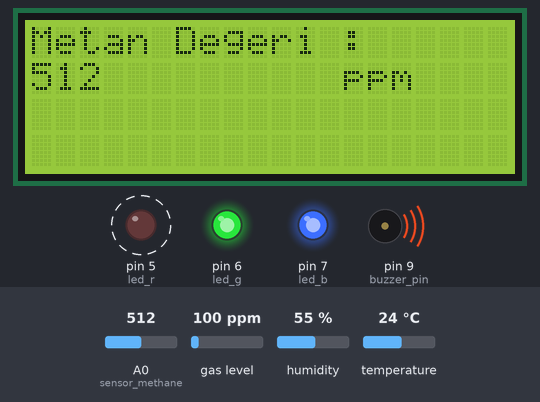
Simulated run of this sketch. Board: Arduino Uno, built with avr-gcc and run on an emulated ATmega328P. On the bench: 20×4 character LCD, output pins drawn as LEDs (lit = HIGH), buzzer (waves = sounding). Dashed ring = blinking. The test bench sets the inputs (shaded band); at power-on: A0 (sensor_methane) = 512, gas level 100 ppm, temperature 24 °C, humidity 55 %.

Above: at 7.2 s.
7.3 s: A0 (sensor_methane) set to 489
At 8.8 s:
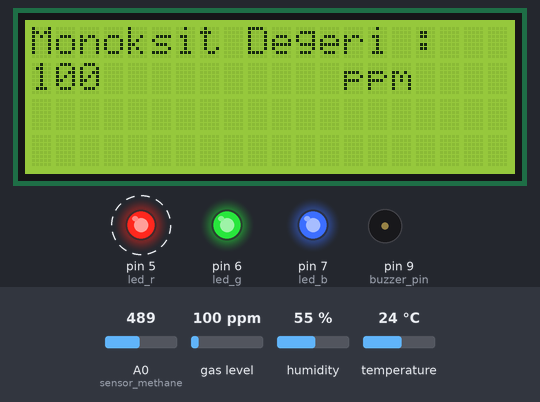
11.8 s: gas level set to 54 ppm
At 12.8 s:
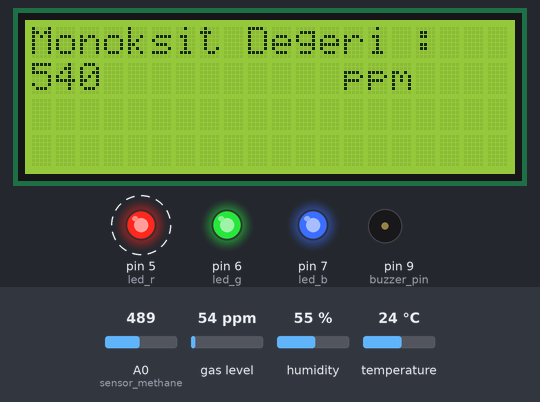
13.8 s: gas level set to 46 ppm
At 16.3 s:
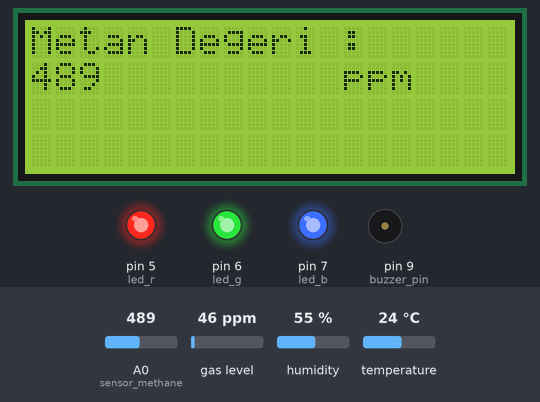
16.4 s: temperature set to 12 °C
At 20.8 s:
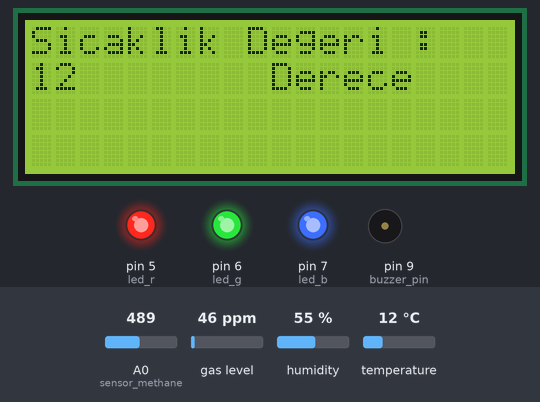
20.9 s: humidity set to 22 %
At 24.1 s:
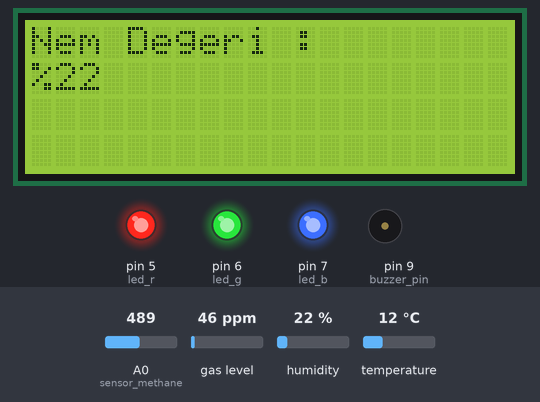
25.4 s: A0 (sensor_methane) set to 716
At 29.3 s:
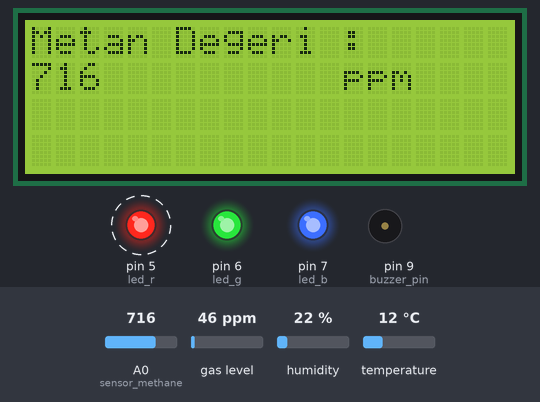
Timing chart, 0 to 30.9 s (numbered marks = the images above; inputs shaded):
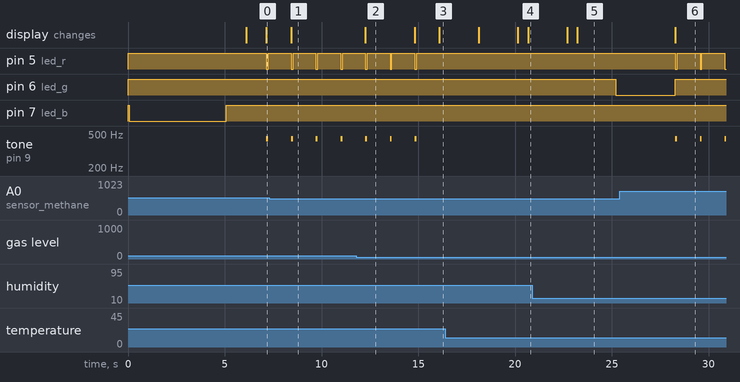

Measured:
- the behaviour switches between 500 and 499 on A0 (sensor_methane) (found by bisection; images 0 and 1)
- the behaviour switches between 51 and 50 ppm on gas level (found by bisection; images 2 and 3)
- after the input at 7.3 s, the display: changes after 1.1 s (image 1)
- after the input at 11.8 s, the display: changes after 0.46 s (image 2)
- after the input at 13.8 s, the display: first changes after 1.0 s (image 3 shows a later state)
- after the input at 25.4 s, pin 5 (led_r): alternates HIGH for 1.2 s and LOW for 0.10 s, starting after 2.9 s; pin 6 (led_g): LOW → HIGH after 2.9 s; tone on pin 9 (buzzer_pin): alternates 440 Hz for 0.10 s and silent for 1.2 s, starting after 2.9 s
- by itself, pin 5 (led_r): alternates HIGH for 1.2 s and LOW for 0.10 s
- by itself, tone on pin 9 (buzzer_pin): alternates 440 Hz for 0.10 s and silent for 1.2 s

The sketch:

smart_mining_helmet.ino
```cpp
#include <DHT11.h>
#include <LiquidCrystal_I2C.h>
#include <MQ7.h>

#define sensor_methane A0
#define sensor_monoxide A1
#define buzzer_pin 9
DHT11 sensor_temp_hum(8);
#define led_r 5
#define led_g 6
#define led_b 7

LiquidCrystal_I2C lcd(0x27, 20, 4);

#define preheat_time 5000
#define voltage 5
#define treshold_methane 500
#define treshold_monoxide 50

// init MQ7 device
MQ7 mq7(sensor_monoxide, voltage);

void setup() {
  pinMode(buzzer_pin, OUTPUT);
  pinMode(led_r, OUTPUT);
  pinMode(led_g, OUTPUT);
  pinMode(led_b, OUTPUT);

  digitalWrite(led_r, HIGH);
  digitalWrite(led_g, HIGH);
  digitalWrite(led_b, HIGH);
	mq7.calibrate();
  Serial.begin(9600);

  lcd.init();
  lcd.backlight();

  digitalWrite(led_b, LOW);
  lcd.setCursor(0, 0);
  lcd.print("Sensor");
  lcd.setCursor(0, 1);
  lcd.print("Isitiliyor...");
  delay(preheat_time);


  digitalWrite(led_b, HIGH);
  delay(1000);
  lcd.clear();


}

void loop() {
  int sensor_value_methane = analogRead(sensor_methane);
  int sensor_value_monoxide = mq7.readPpm();

  int sensor_value_temperature = sensor_temp_hum.readTemperature();
  int sensor_value_humidity = sensor_temp_hum.readHumidity();

  if (sensor_value_methane <= treshold_methane && sensor_value_monoxide <= treshold_monoxide) {
    for (int i = 1; i <= 4; i++) {
      switch (i)
        ;
      lcd.clear();

      switch (i) {
        case 1:
          methane();
          break;
        case 2:
          monoxide();
          break;
        case 3:
          temperature();
          break;
        case 4:
          humidity();
          break;
      }
      delay(2000);
    }
    digitalWrite(led_g, LOW),
      delay(2000);
  }

  else if (sensor_value_methane >= treshold_methane) {
    methane();
    alarm(100);
    delay(5);
  }

  else if (sensor_value_monoxide >= treshold_monoxide) {
    monoxide();
    alarm(100);
    delay(5);
  }
}

void methane() {
  int sensor_value_methane = analogRead(sensor_methane);
  lcd.setCursor(0, 0);
  lcd.print("Metan Degeri : ");
  lcd.setCursor(0, 1);
  lcd.print(sensor_value_methane);
  lcd.setCursor(13, 1);
  lcd.print("ppm");
}

void monoxide() {
  int sensor_value_monoxide = mq7.readPpm();
  lcd.setCursor(0, 0);
  lcd.print("Monoksit Degeri : ");
  lcd.setCursor(0, 1);
  lcd.print(sensor_value_monoxide);
  lcd.setCursor(13, 1);
  lcd.print("ppm");
}

void temperature() {
  int sensor_value_temperature = sensor_temp_hum.readTemperature();
  lcd.setCursor(0, 0);
  lcd.print("Sicaklik Degeri : ");
  lcd.setCursor(0, 1);
  lcd.print(sensor_value_temperature);
  lcd.setCursor(10, 1);
  lcd.print("Derece");
}

void humidity() {
  int sensor_value_humidity = sensor_temp_hum.readHumidity();
  lcd.setCursor(0, 0);
  lcd.print("Nem Degeri : ");
  lcd.setCursor(0, 1);
  lcd.print("%");
  lcd.setCursor(1, 1);
  lcd.print(sensor_value_humidity);
}

void alarm(unsigned int duration) {
  tone(buzzer_pin, 440);
  digitalWrite(led_r, LOW);
  digitalWrite(led_g, HIGH);
  delay(duration);
  noTone(buzzer_pin);
  digitalWrite(led_r, HIGH);
  digitalWrite(led_g, HIGH);
  delay(duration);
}
```
